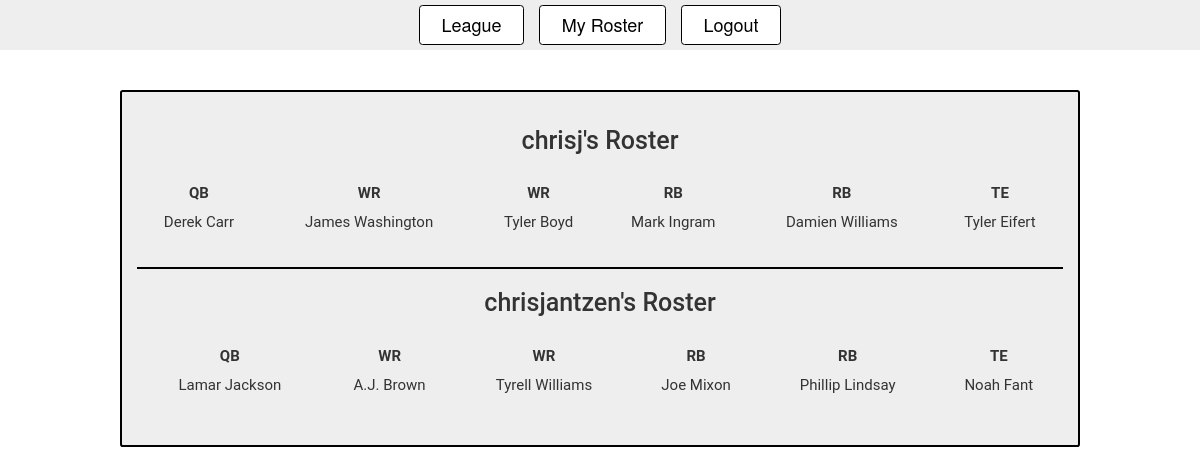
The page /league (signed in) on the database its author committed.
### app.py (models this page shows)
class User(UserMixin, db.Model):
  id = db.Column(db.Integer, primary_key=True)
  username = db.Column(db.String(15), unique=True)
  email = db.Column(db.String(50), unique=True)
  password = db.Column(db.String(80))
  RosterID = db.Column(db.Integer)

### app.py (the view)
@app.route('/league')
@login_required
def viewLeague():
  rosters = Roster.query.with_entities(Roster.QB, Roster.WR1, Roster.WR2, Roster.RB1, Roster.RB2, Roster.TE, Roster.RosterID)
  players = getRosterPlayers(Players, User, rosters)
  return render_template('league.html', roster=players)

### app.py (called while the page is built)
@login_manager.user_loader
def load_user(user_id):
  return User.query.get(int(user_id))

### utils.py (called while the page is built)
def getRosterPlayers(Players, User, rosters):
  players = []
  for r in rosters:
    owner = User.query.filter_by(RosterID = r.RosterID).first()
    player_ids = [r.QB, r.WR1, r.WR2, r.RB1, r.RB2, r.TE]
    obj = {
      'names': {
        'QB': '',
        'WR1': '',
        'WR2': '',
        'RB1': '',
        'RB2': '',
        'TE': ''
      },
      'points': 0,
      'owner': owner.username
    }
    for pid, pos in zip(player_ids, positionsConst):
      name = Players.query.filter_by(PlayerID=pid).first()
      obj['names'][pos] = f'{name.PlayerFname} {name.PlayerLname}'
    players.append(obj)
  return players

### templates/league.html (shortened to what this page needs)
{% extends "bootstrap/base.html" %}
{% block styles %}
{{super()}}
<link rel="stylesheet" href="{{url_for('.static', filename='index.css')}}">
{% endblock %}
{% block content %}
<nav>
  <ul>
    <li><a href="#">League</a></li>
    <li><a href="{{ url_for('home') }}">My Roster</a></li>
    <li><a href="{{ url_for('logout') }}">Logout</a></li>
  </ul>
</nav>
<div class="container">
  <div class="template">
    {% for r in roster %}
      <div class="tableContainer">
        <h1 class="leagueTitle">{{ r.owner }}'s Roster</h1>
        <table class="leagueTable">
          <tr>
            <th>QB</th>
            <th>WR</th>
            <th>WR</th>
            <th>RB</th>
            <th>RB</th>
            <th>TE</th>
          </tr>
          <tr>
            <td>{{ r.names['QB'] }}</td>
            <td>{{ r.names['WR1'] }}</td>
            <td>{{ r.names['WR2'] }}</td>
            <td>{{ r.names['RB1'] }}</td>
            <td>{{ r.names['RB2'] }}</td>
            <td>{{ r.names['TE'] }}</td>
          </tr>
        </table>
      </div>
    {% endfor %}
  </div>
</div>
{% endblock %}

### static/index.css (style rules this page uses)
.template { padding: 20px 15px; text-align: center; font-family: 'Roboto', sans-serif; max-width: 80vw; padding: 15px; margin: 0 auto; border: 2px solid black; background-color: #eee; border-radius: 0.2em; margin-top: 40px; }
.template div { text-align: left; font-size: 24px; }
a { display: inline-block; padding: 0.35em 1.2em; border: 0.1em solid black; margin: 1em 0.3em 0.3em 0; border-radius: 0.2em; box-sizing: border-box; text-decoration: none; font-weight: 300; color: black; text-align: center; transition: all 0.2s; font-size: large; width: 100%; background-color: white; }
table { margin: 3rem 0; width: 100%; text-align: center; }
table th { text-align: center; }
table td, th { padding: 0.25em; font-size: 1.5rem; }
nav { height: 50px; background: #eee; }
nav ul { height: 100%; display: flex; flex-direction: row; list-style: none; justify-content: center; align-items: center; margin: 0; padding: 0; }
nav ul li:not(:last-of-type) { margin-right: 1.5rem; }
nav ul li a { margin: 0; }
.leagueTitle { font-size: 2.5rem; margin-top: 2rem; }
.tableContainer { margin: 0; padding: 0; box-sizing: border-box; text-align: center; display: flex; flex-direction: column; justify-content: center; align-items: center; }
.tableContainer:not(:last-of-type) { border-bottom: 2px solid #000; }
.leagueTable { margin-top: 1.5rem; }

### rows shown on the page
User: owner "chrisj", names.QB "Derek Carr", names.WR1 "James Washington", names.WR2 "Tyler Boyd", names.RB1 "Mark Ingram", names.RB2 "Damien Williams", names.TE "Tyler Eifert"
User: owner "chrisjantzen", names.QB "Lamar Jackson", names.WR1 "A.J. Brown", names.WR2 "Tyrell Williams", names.RB1 "Joe Mixon", names.RB2 "Phillip Lindsay", names.TE "Noah Fant"
